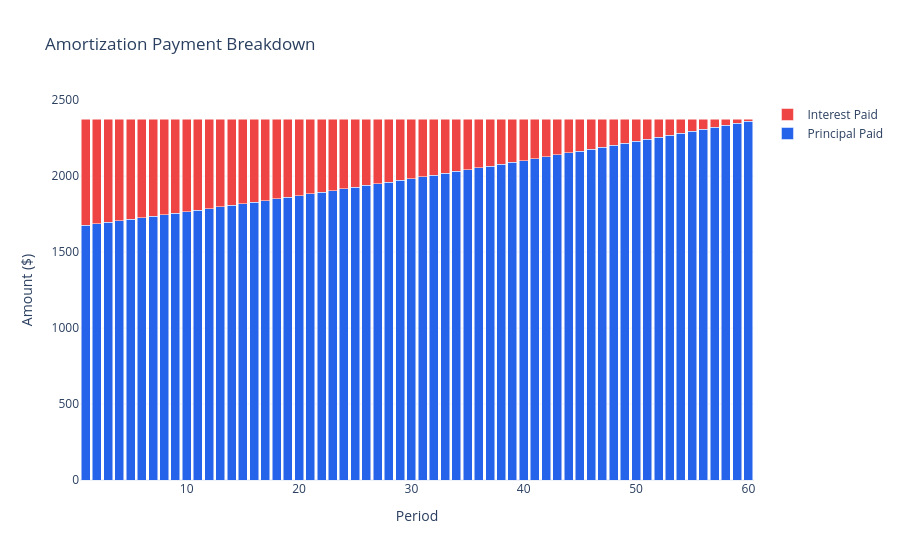

The notebook cell this image was saved under:
### Markdown cell above
## Interactive Plotting
Using Plotly, we can visualize the amortization breakdown or general cash flows.

### Code cell
fig = factors.plot_amortization_breakdown(df_schedule)
fig.show()
